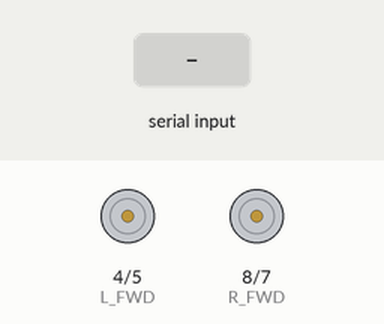
The sketch below on a simulated Arduino Uno, built with avr-gcc and run on an emulated ATmega328P. On the bench: motor-driver pin pairs drawn as motors (green arrow = first pin HIGH = forward, orange = second pin HIGH = backward, longer = more drive). The test bench sets the inputs (shaded band). What the sketch prints to the serial monitor is not drawn.

Above: at 1.2 s.
1.3 s: "w" received over Serial
At 2.0 s:
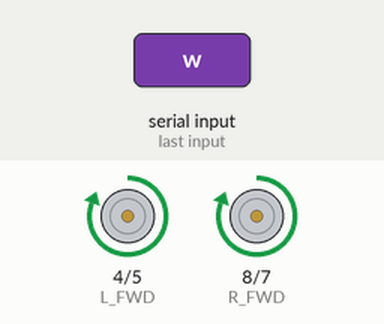
2.8 s: "a" received over Serial
At 3.1 s:
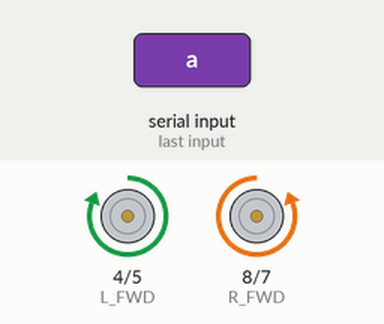
4.3 s: "s" received over Serial
At 5.5 s:
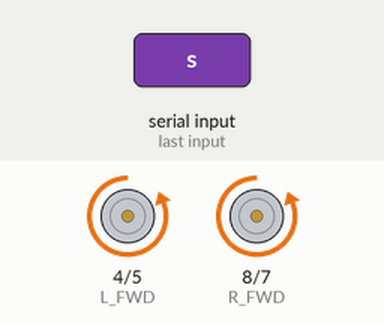
5.8 s: "d" received over Serial
At 6.6 s:
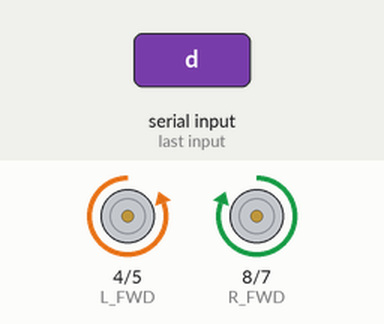
7.3 s: "b" received over Serial
At 7.7 s:
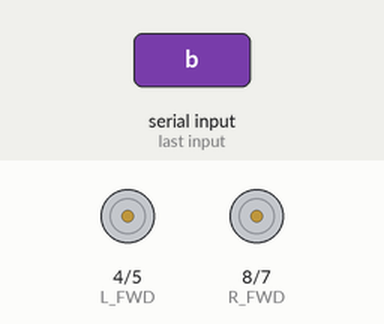
Timing chart, 0 to 9.8 s (numbered marks = the images above; inputs shaded):
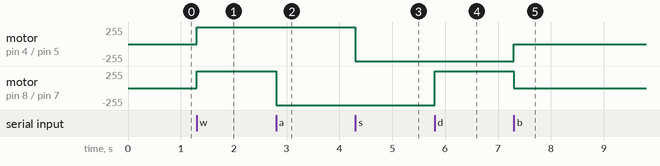

The sketch:

MOTOR_TEST1.ino
```cpp
// FRONT
#define R_FWD 8
#define R_BWD 7

#define L_FWD 4
#define L_BWD 5

void setup() {

 Serial.begin(9600);
  pinMode(R_FWD, OUTPUT);
  pinMode(R_BWD, OUTPUT);


  pinMode(L_FWD, OUTPUT);
  pinMode(L_BWD, OUTPUT);


}

void loop() {

 while(Serial.available()){
  char val = Serial.read();
  command(val);
 }
}

void command(char val) {
  Serial.print(val,DEC);
  switch(val){
    case 'w':forward();break;
    case 'a':left();break;
    case 's': reverse();break;
    case 'd': right();break;
    case 'b':brake();break;
    default: Serial.println(val,DEC);
  }
}

void forward(){

  analogWrite(R_FWD, 1023);
  digitalWrite(R_BWD, LOW);

  analogWrite(L_FWD, 1023);
  digitalWrite(L_BWD, LOW);

}

void right(){

  digitalWrite(R_FWD, HIGH);
  digitalWrite(R_BWD, LOW);


  digitalWrite(L_FWD, LOW);
  digitalWrite(L_BWD, HIGH);
}

void left(){

  digitalWrite(R_FWD, LOW);
  digitalWrite(R_BWD, HIGH);

  digitalWrite(L_FWD, HIGH);
  digitalWrite(L_BWD, LOW);
}

void reverse(){

  digitalWrite(R_FWD, LOW);
  digitalWrite(R_BWD, HIGH);


  digitalWrite(L_FWD, LOW);
  digitalWrite(L_BWD, HIGH);

}

void brake(){

  digitalWrite(R_FWD, LOW);
  digitalWrite(R_BWD, LOW);

  digitalWrite(L_FWD, LOW);
  digitalWrite(L_BWD, LOW);


}
```

Measured:
- after the input at 1.3 s, motor on pin 4 (L_FWD) / pin 5 (L_BWD), motor on pin 8 (R_FWD) / pin 7 (R_BWD): stopped → forward 255/255 at once
- after the input at 2.8 s, motor on pin 8 (R_FWD) / pin 7 (R_BWD): forward 255/255 → backward 255/255 at once
- after the input at 4.3 s, motor on pin 4 (L_FWD) / pin 5 (L_BWD): forward 255/255 → backward 255/255 at once
- after the input at 5.8 s, motor on pin 8 (R_FWD) / pin 7 (R_BWD): backward 255/255 → forward 255/255 at once
- after the input at 7.3 s, motor on pin 4 (L_FWD) / pin 5 (L_BWD): backward 255/255 → stopped at once; motor on pin 8 (R_FWD) / pin 7 (R_BWD): forward 255/255 → stopped at once
